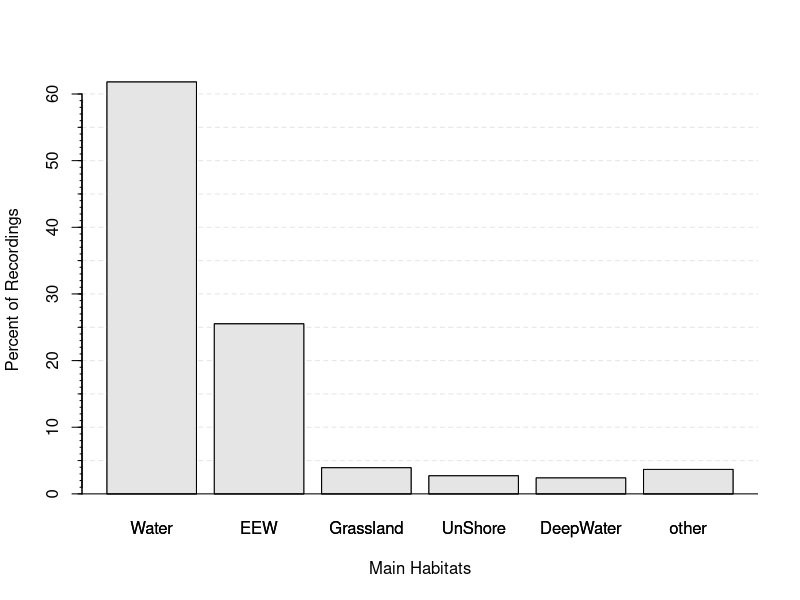

Write R code to recreate this figure.
## ---- chunk 1

## ---- chunk 2
tbl <- c(0.618,0.2551,0.0392,0.0271,0.0239)
tbl <- c(tbl,1-sum(tbl))*100
names(tbl) <- c("Water","EEW","Grassland","UnShore","DeepWater","other")
barplot(tbl,xlab="Main Habitats",ylab="Percent of Recordings",col="gray90")
abline(h=seq(5,60,5),lty=2,col="gray90")
barplot(tbl,col="gray90",yaxt="n",add=TRUE)
abline(h=0)
axis(2,1:59,NA,tcl=-0.1)
axis(2,seq(0,60,5),NA,tcl=-0.2)
